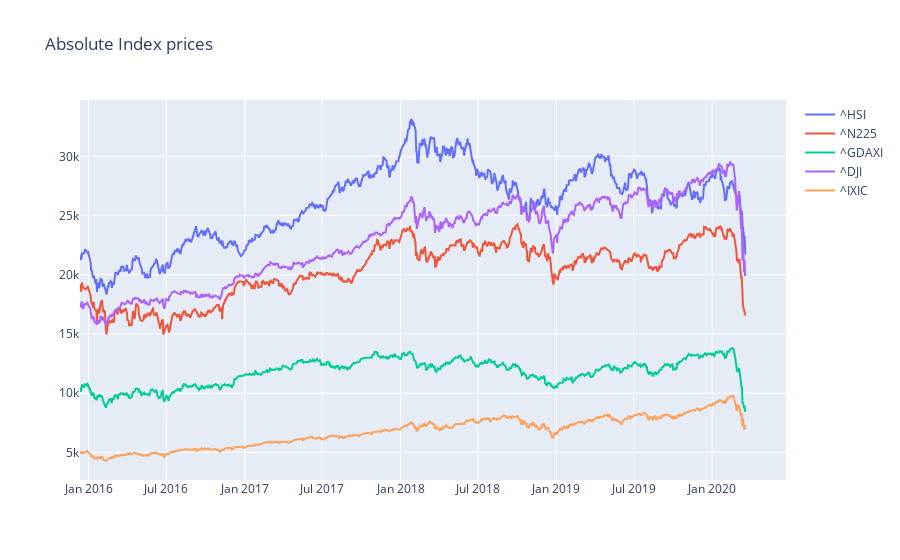

Notebook cell for this chart:
### Code cell
fig = go.Figure()
for k,ticker in enumerate(tickers):
    df = df_ticker[k]
    fig.add_trace(go.Scatter(x=df.index,  y=df['Close'], name=ticker))
fig.update_layout(title="Absolute Index prices")
fig.update_xaxes(range=['2015-12-12', '2020-06-22'])
fig.show()

### Figure 1 — Plotly figure (JSON) as saved in the notebook; plotly's stock layout.template omitted (floating-point values rounded to 4 significant figures; data arrays with more than 128 entries replaced by an {"elided": "..."} marker saying what was removed)
{"data": [{"name": "^HSI", "type": "scatter", "x": {"elided": "1290 str values"}, "y": {"elided": "1290 float values"}}, {"name": "^N225", "type": "scatter", "x": {"elided": "1281 str values"}, "y": {"elided": "1281 float values"}}, {"name": "^GDAXI", "type": "scatter", "x": {"elided": "1322 str values"}, "y": {"elided": "1322 float values"}}, {"name": "^DJI", "type": "scatter", "x": {"elided": "1319 str values"}, "y": {"elided": "1319 float values"}}, {"name": "^IXIC", "type": "scatter", "x": {"elided": "1319 str values"}, "y": {"elided": "1319 float values"}}], "layout": {"autosize": true, "title": {"text": "Absolute Index prices"}, "xaxis": {"range": ["2015-12-12", "2020-06-22"], "type": "date"}, "yaxis": {"autorange": true, "range": [2662.0, 34760.0], "type": "linear"}}}
